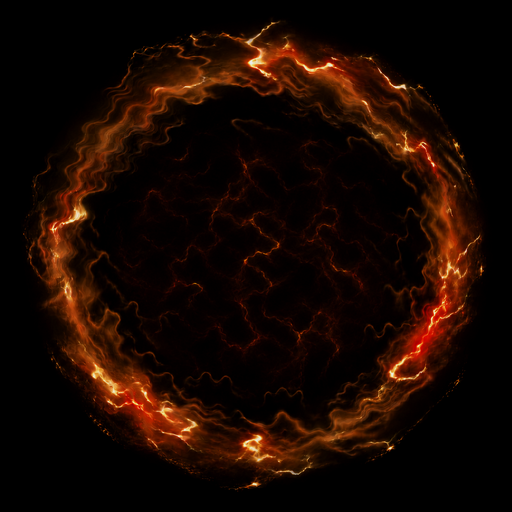
#> input picture art/fx/burning-body-ring-heatfill.png, 512 x 512 px
$ python fx-ring-heatfill.py ../art/fx/burning-body-ring-heatfill.png
#> lines starting #> are read from the running program, lines starting #| are printed output that depends on the picture
#!/usr/bin/env python3
"""fx-ring-heatfill.py — clean a fire-RING source sheet and paint a diffuse heat-haze
into its hollow interior, producing a drop-in `assets/fx/fr.png` for Burning Body.

WHY this tool exists
--------------------
The shipped fire ring (`FR_SPR` = assets/fx/fr.png) is drawn ADDITIVELY (`'lighter'`)
and sized so its bright band lands at the ring's expanding `traveled` radius
(`FR_RING_FRAC`). A new hand-painted ring (`art/fx/burning body.png`) is a nicer, wispier
ring but (a) its background is a flat ~14/255 grey, not true black — under 'lighter' that
adds a square wash; and (b) its centre is hollow. Josh wants the interior filled with a
"less concentrated heat-wave" so the ring isn't a bare band.

What it does, in order:
  1. Resize the source to `--size` (square).
  2. FLOOR the background: subtract a pedestal so the ambient grey -> true black (clean
     'lighter' compositing) while the bright ring filaments survive.
  3. Build a radial ENVELOPE for the heat fill: warm in the interior, tapering to a calm
     eye at the dead centre and to zero just BEFORE the bright band (so the band stays crisp).
  4. Build multi-octave value-noise TURBULENCE (organic heat shimmer, isotropic — this is a
     top-down scorch glow, not directional flames).
  5. Colour-map heat (dark-red -> orange) and ADD it under the ring, capped well below the
     ring's bright cores so the fill reads as "less concentrated".
  6. Save assets/fx/fr.png + a full-res master + magenta/dark QA previews, and PRINT the
     measured bright-band radius fraction (the FR_RING_FRAC to hand the engineer).

Tunable knobs are the CLI flags — tuning is data, not code surgery.
"""
import argparse, os
import numpy as np
from PIL import Image, ImageFilter


def smoothstep(e0, e1, x):
    t = np.clip((x - e0) / max(1e-6, (e1 - e0)), 0.0, 1.0)
    return t * t * (3 - 2 * t)


def value_noise(size, base, octaves, persistence, rng):
    """Smooth multi-octave value noise in [0,1] via upscaled random lattices."""
    acc = np.zeros((size, size), np.float32)
    amp, tot = 1.0, 0.0
    cells = base
    for _ in range(octaves):
        lattice = rng.random((cells, cells)).astype(np.float32)
        up = np.asarray(
            Image.fromarray((lattice * 255).astype(np.uint8)).resize(
                (size, size), Image.BICUBIC), np.float32) / 255.0
        acc += amp * up
        tot += amp
        amp *= persistence
        cells = max(2, cells * 2)
    acc /= tot
    acc -= acc.min()
    acc /= max(1e-6, acc.max())
    return acc


def radial_frac(size):
    c = (size - 1) / 2.0
    yy, xx = np.mgrid[0:size, 0:size].astype(np.float32)
    return np.hypot(yy - c, xx - c) / (size / 2.0)


def measure_band(rgb):
    """Return the radius fraction (of half-width) of peak radial brightness."""
    lum = rgb.mean(axis=2)
    rf = radial_frac(lum.shape[0]).ravel()
    v = lum.ravel()
    bins = np.linspace(0, 1.1, 80)
    idx = np.digitize(rf, bins)
    means = np.array([v[idx == b].mean() if np.any(idx == b) else 0
                      for b in range(1, len(bins))])
    centers = (bins[:-1] + bins[1:]) / 2
    return float(centers[means.argmax()])


def main():
    ap = argparse.ArgumentParser()
    ap.add_argument('src')
    ap.add_argument('-o', '--out', default='assets/fx/fr.png')
    ap.add_argument('--master', default='art/fx/burning-body-ring-heatfill.png')
    ap.add_argument('--size', type=int, default=512)
    ap.add_argument('--pedestal', type=float, default=20.0,
                    help='subtract this 0..255 from every channel to floor the ambient grey to black')
    # heat-fill envelope (fractions of half-width)
    ap.add_argument('--fill-peak', type=float, default=0.42, help='radius frac of strongest heat')
    ap.add_argument('--fill-inner', type=float, default=0.10, help='calm eye radius (fade toward centre)')
    ap.add_argument('--fill-outer', type=float, default=0.66, help='heat fades to 0 by here (gap before band)')
    ap.add_argument('--eye', type=float, default=0.34, help='heat level at dead centre, 0..1 of peak')
    ap.add_argument('--strength', type=float, default=0.62, help='overall heat brightness, 0..1')
    ap.add_argument('--contrast', type=float, default=1.7, help='turbulence gamma (higher = wispier)')
    ap.add_argument('--seed', type=int, default=7)
    ap.add_argument('--no-fill', action='store_true',
                    help='source ALREADY has the heat fill baked in (e.g. an image-gen render) — skip '
                         'synthetic fill; just floor the ambient grey, measure the band, resize, QA')
    args = ap.parse_args()

    rng = np.random.default_rng(args.seed)
    N = args.size

    src = Image.open(args.src).convert('RGB').resize((N, N), Image.LANCZOS)
#> src is the input picture: PIL image 512x512 RGB; mean R, G, B 24.8, 8.3, 1.4
    rgb = np.asarray(src, np.float32)

    # 1. floor the ambient grey -> true black (clean additive compositing)
    ring = np.clip(rgb - args.pedestal, 0, 255)

    band = measure_band(ring)
#> in measure_band, `lum = rgb.mean(axis=2)`:
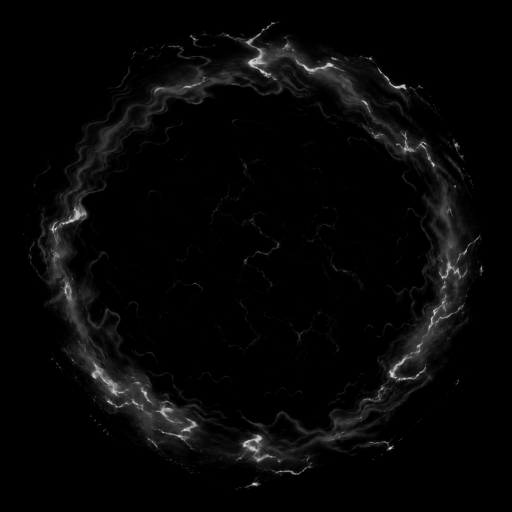
#> lum: shape (512, 512) float32; min 0, max 217, mean 6.9
#> in measure_band, `means = np.array([v[idx == b].mean() if np.any(idx == b) else 0 for b ..`: means = 79 values, max 45.81 at index 54, min 0 at index 68, mean 5.78
#> band = 0.759

    if args.no_fill:
        out = ring.astype(np.uint8)
        out_band = band
        _save_and_report(out, args, N, band, out_band, synthetic=False)
        return

    # 2. radial heat envelope: calm eye -> peak -> 0 before the band
    rf = radial_frac(N)
    inner = args.eye + (1 - args.eye) * smoothstep(args.fill_inner, args.fill_peak, rf)
    outer = 1.0 - smoothstep(args.fill_peak, args.fill_outer, rf)
    env = np.clip(inner * outer, 0, 1)

    # 3. turbulence (isotropic heat shimmer) — slightly blurred to read as haze not static
    turb = value_noise(N, base=4, octaves=5, persistence=0.55, rng=rng)
    turb = np.asarray(Image.fromarray((turb * 255).astype(np.uint8))
                      .filter(ImageFilter.GaussianBlur(N / 220)), np.float32) / 255.0
    turb = np.power(turb, args.contrast)

    heat = np.clip(env * turb * args.strength, 0, 1)  # 0..1 intensity field

    # 4. warm colour ramp (dark red -> orange), capped below the ring's bright cores
    #    stops at intensity 0 / 0.5 / 1.0
    lo = np.array([70, 10, 0], np.float32)
    mid = np.array([210, 70, 12], np.float32)
    hi = np.array([255, 150, 45], np.float32)
    t = heat[..., None]
    ramp = np.where(t < 0.5, lo + (mid - lo) * (t / 0.5),
                    mid + (hi - mid) * ((t - 0.5) / 0.5))
    heat_rgb = ramp * heat[..., None]   # fade to black where intensity -> 0

    # 5. composite: ring filaments dominate; heat fills the interior
    out = np.clip(ring + heat_rgb, 0, 255).astype(np.uint8)
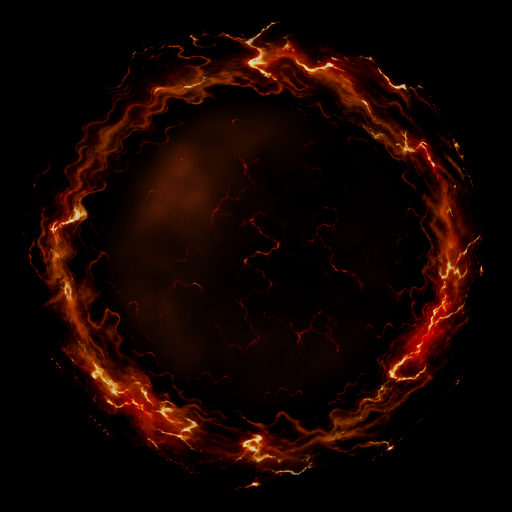
#> out: shape (512, 512, 3); mean R, G, B 20.5, 4.6, 0.7
    out_band = measure_band(out.astype(np.float32))
#> out_band = 0.759
    _save_and_report(out, args, N, band, out_band, synthetic=True)


def _save_and_report(out, args, N, band, out_band, synthetic):
#> called with N = 512, band = 0.759, out_band = 0.759, synthetic = True
    os.makedirs(os.path.dirname(args.out), exist_ok=True)
    os.makedirs(os.path.dirname(args.master), exist_ok=True)
    Image.fromarray(out).save(args.out, optimize=True)
    Image.fromarray(out).save(args.master, optimize=True)

    # QA previews: on magenta (halo/wash check) and on dark (in-game read)
    qa = os.path.join(os.path.dirname(args.out), '_heatfill_qa')
    os.makedirs(qa, exist_ok=True)
    for name, bg in (('on-magenta', (255, 0, 255)), ('on-dark', (16, 14, 20))):
        # emulate 'lighter': additive over the bg
        comp = np.clip(np.asarray(out, np.float32) + np.array(bg, np.float32), 0, 255).astype(np.uint8)
        Image.fromarray(comp).save(os.path.join(qa, f'{name}.png'))
#> this loop made 2 passes
#> pass 1, in _save_and_report, `comp = np.clip(np.asarray(out, np.float32) + np.array(bg, np.float32),..`:
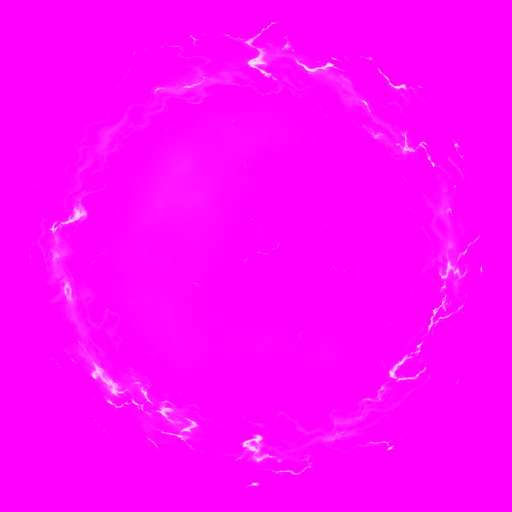
#> comp: shape (512, 512, 3); mean R, G, B 255, 4.6, 255

    print(f'wrote {args.out}  ({N}x{N})  [{"baked-fill source, cleaned" if not synthetic else "synthetic heat fill"}]')
    print(f'  source bright-band frac  = {band:.3f}')
#|   source bright-band frac  = 0.759
    print(f'  output bright-band frac  = {out_band:.3f}   <-- FR_RING_FRAC to hand the engineer')
#|   output bright-band frac  = 0.759   <-- FR_RING_FRAC to hand the engineer
    print(f'  QA previews -> {qa}/  (on-magenta = wash/halo check, on-dark = in-game read)')
#|   QA previews -> assets/fx/_heatfill_qa/  (on-magenta = wash/halo check, on-dark = in-game read)


if __name__ == '__main__':
    main()

$ run again, with art/fx/burning-ground.png copied over art/fx/burning-body-ring-heatfill.png
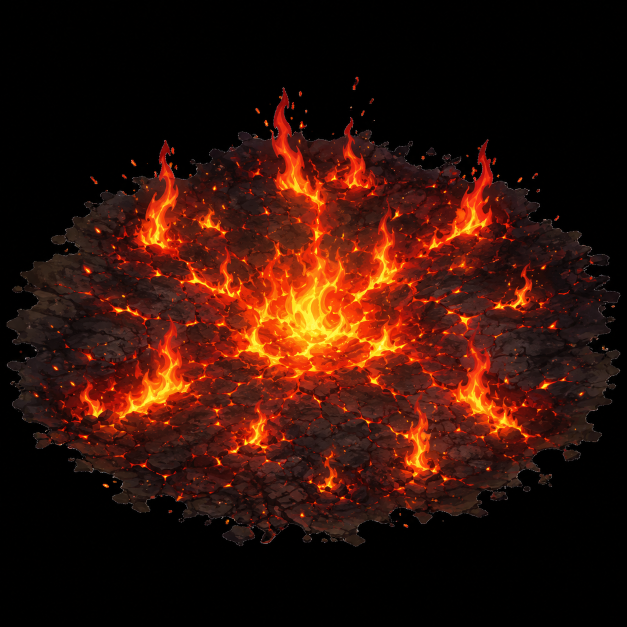
#> input picture art/fx/burning-ground.png, 1254 x 1254 px (shown at 1/2 size)
#> in measure_band, `lum = rgb.mean(axis=2)`:
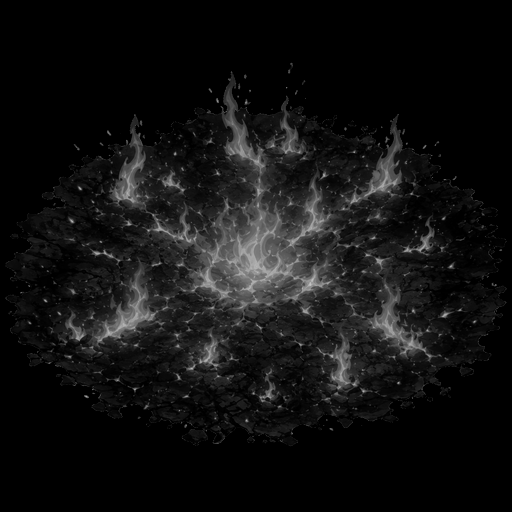
#> lum: shape (512, 512) float32; min 0, max 196, mean 17.3
#> means = 79 values, max 145.8 at index 1, min 0 at index 73, mean 39.12
#> band = 0.0209
#> the loop in _save_and_report, `for name, bg in (('on-magenta', (255, 0, 255)), ('on-dark', (16, 14, 2..` made 2 passes
#> pass 2, in _save_and_report, `comp = np.clip(np.asarray(out, np.float32) + np.array(bg, np.float32),..`:
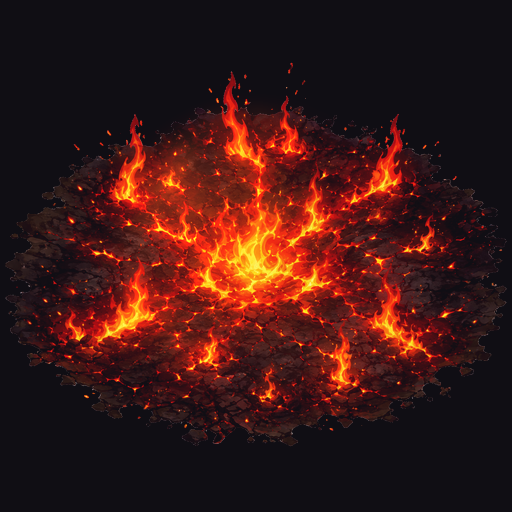
#> comp: shape (512, 512, 3); mean R, G, B 61.1, 24.2, 21.4
#|   source bright-band frac  = 0.021
#|   output bright-band frac  = 0.021   <-- FR_RING_FRAC to hand the engineer
#|   QA previews -> assets/fx/_heatfill_qa/  (on-magenta = wash/halo check, on-dark = in-game read)
